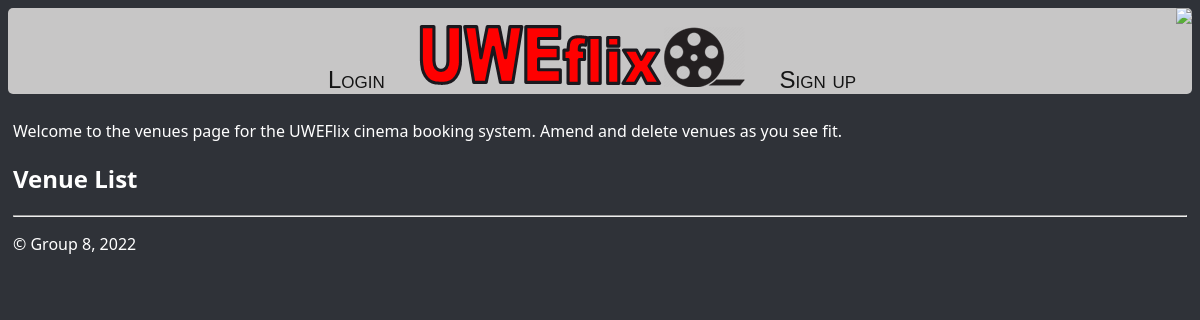
The page /allVenues/ on the database as committed earlier.
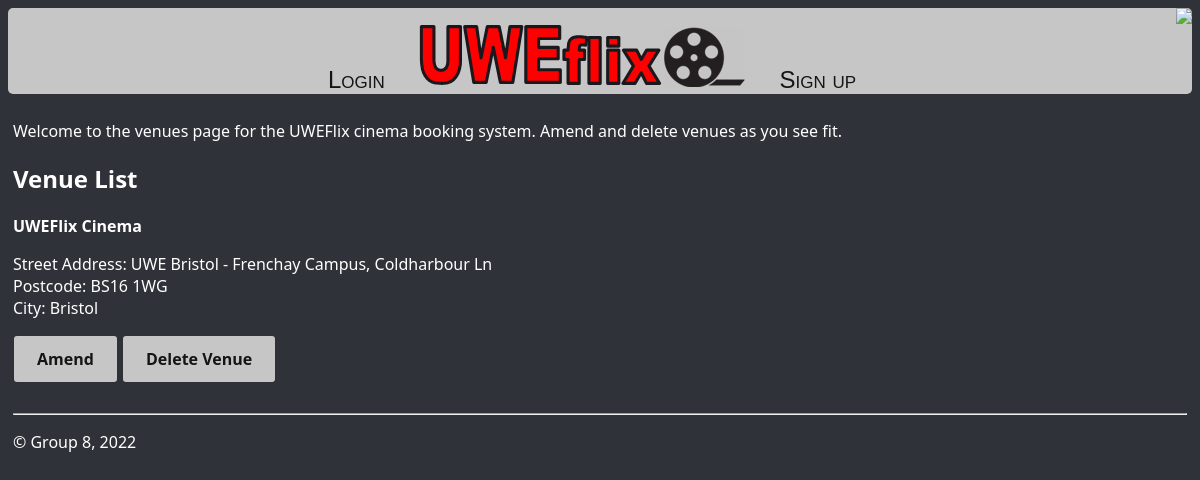
The same page on the database as committed later.
### uweflix/models.py (models this page shows, shortened)
class Venue(models.Model):
    venue_id = models.UUIDField(primary_key=True, default=uuid.uuid4, editable=False, unique=True)
    name =  models.CharField(max_length=25)
    street_address = models.CharField(max_length=100)
    postcode = models.CharField(max_length=8)
    city = models.CharField(max_length=20)

### uweflix/views.py (the view)
# urls.py: path("allVenues/", views.getAllVenues, name="allVenues"),
def getAllVenues(request):
    venueList = Venue.objects.all()
    return render(request, 'uweflix/allVenues.html', {'venueList': venueList})

### uweflix/templates/uweflix/allVenues.html (shortened to what this page needs)
{% extends "uweflix/layout.html" %}
{% block content %}
    <p>Welcome to the venues page for the UWEFlix cinema booking system. Amend and delete venues as you see fit.</p>
    <h2>Venue List</h2>
{% for venue in venueList %}
    <div class="card">
        <div class="card-header">
            <strong>{{ venue.name }}</strong>
        </div>
        <div class="card-body">
        <p class="card-text">
            Street Address:  {{ venue.street_address }}
            <br>
            Postcode:  {{ venue.postcode }}
            <br>
            City:  {{ venue.city }}
            <br>
        </p>
        </div>
        <div class="card-footer text-muted">
            <a class="amendButtons" href="{% url 'amendVenues' venue.venue_id %}">Amend</a>
            <a class="deleteButtons" href="{% url 'deleteVenues' venue.venue_id %}">Delete Venue</a>
        </div>
    </div>
    <br>
    {% endfor %}
{% endblock %}

Rows that differ between the two databases and show on the page:
added Venue: name "UWEFlix Cinema", street_address "UWE Bristol - Frenchay Campus, Coldharbour Ln", postcode "BS16 1WG", city "Bristol"
